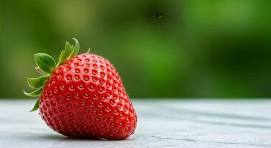
#> input picture image.jpg, 271 x 148 px
$ python 'exp10 code.py'
#> lines starting #> are read from the running program, lines starting #| are printed output that depends on the picture
import cv2
import numpy as np

# Read the image
image = cv2.imread("image.jpg")
#> image is the input picture: shape (148, 271, 3); mean B, G, R 72.4, 115.1, 111.6

# Check if the image is loaded
if image is None:
    print("Error: Image not found.")
    exit()

# Get image dimensions
rows, cols = image.shape[:2]
#> rows = 148; cols = 271

# Translation values
tx = 100   # Move 100 pixels to the right
ty = 50    # Move 50 pixels downward

# Translation matrix
M = np.float32([[1, 0, tx],
                [0, 1, ty]])

# Apply translation
translated = cv2.warpAffine(image, M, (cols, rows))
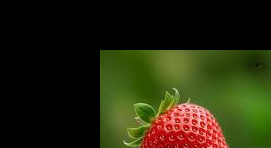
#> translated: shape (148, 271, 3); mean B, G, R 13.2, 39.3, 38.5

# Display images
cv2.imshow("Original Image", image)
cv2.imshow("Translated Image", translated)

# Wait until a key is pressed
cv2.waitKey(0)

# Close all windows
cv2.destroyAllWindows()

$ run again, with exp24-input.jpg copied over image.jpg
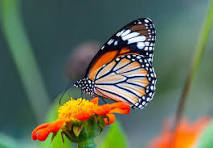
#> input picture exp24-input.jpg, 213 x 148 px
#> image is the input picture: shape (148, 213, 3); mean B, G, R 89, 108.1, 97.2
#> `translated = cv2.warpAffine(image, M, (cols, rows))`:
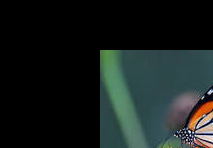
#> translated: shape (148, 213, 3); mean B, G, R 29.2, 31, 23.6

$ run again, with exp28-input.jpeg copied over image.jpg
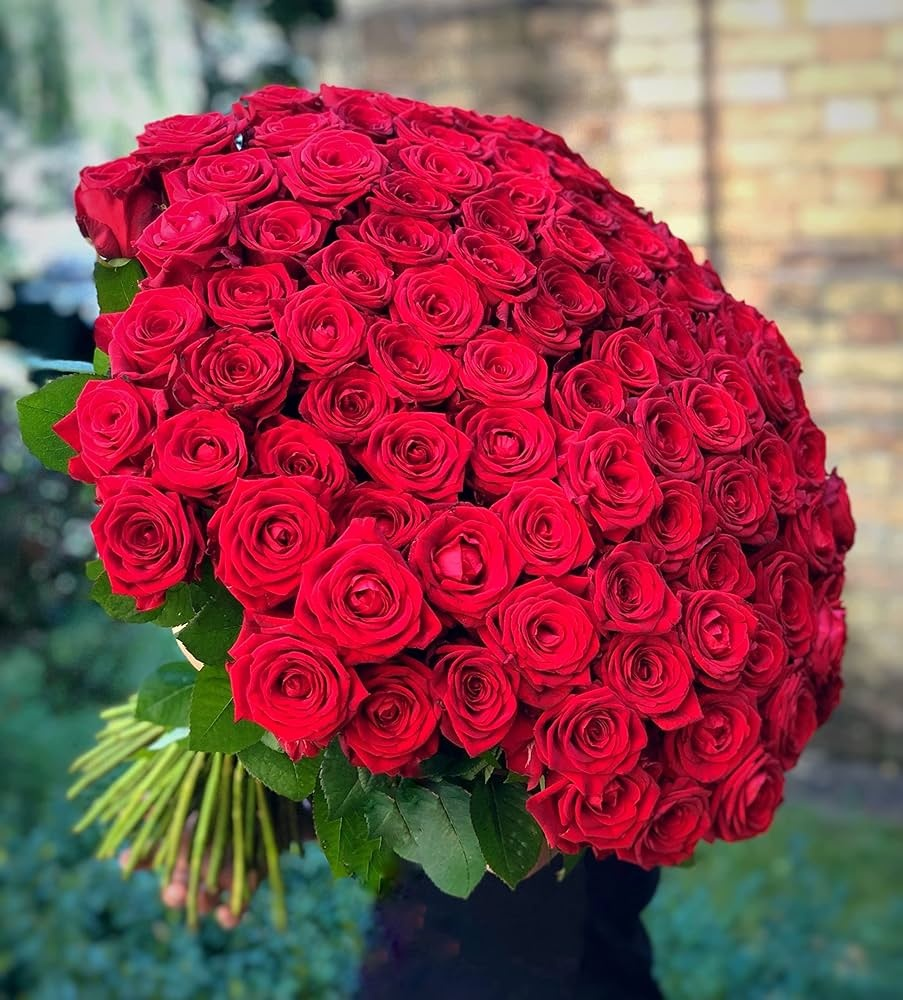
#> input picture exp28-input.jpeg, 903 x 1000 px
#> image is the input picture: shape (1000, 903, 3); mean B, G, R 78.3, 70.4, 141.4
#> `translated = cv2.warpAffine(image, M, (cols, rows))`:
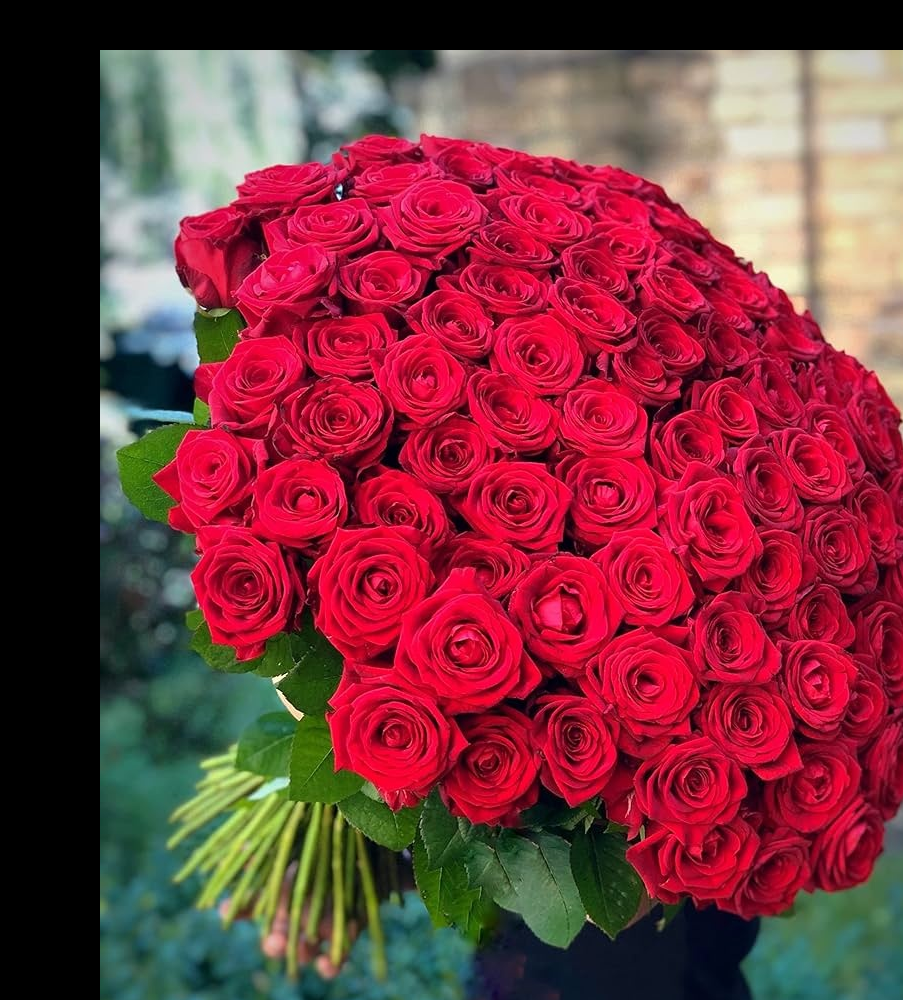
#> translated: shape (1000, 903, 3); mean B, G, R 62, 52.5, 123.6
